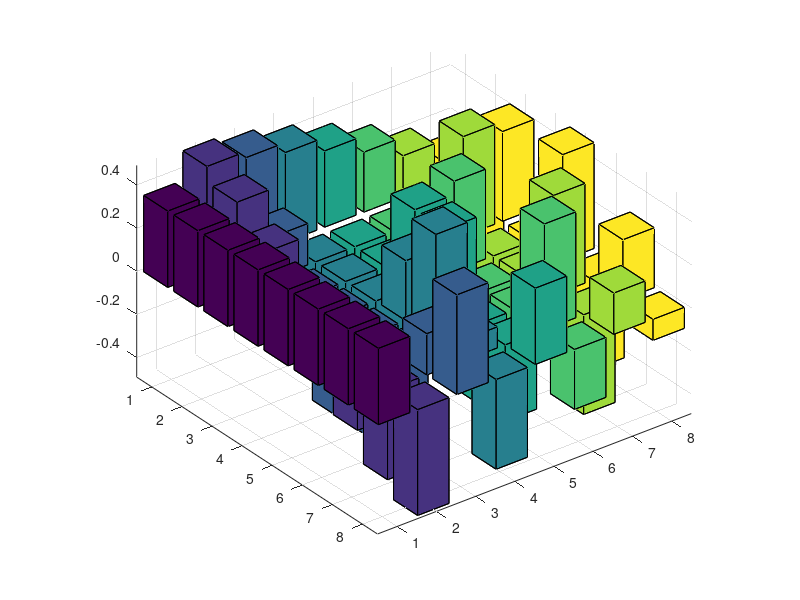

The MATLAB source for this figure: (Note: this script raises an error after producing the figure.)
%% video dct basis

BS = dctmtx(8)';

figure;
bar3(BS);
v = VideoWriter('dct.avi');
open(v)
Theta = -45:45;
F(numel(Theta)) = struct('cdata',[],'colormap',[]);

for theta = Theta,
    set(gca,'View',[ theta   30] )
    drawnow
    
    writeVideo(v,getframe(gcf))
end

%fig = figure;
%movie(fig,F,1)

close(v)